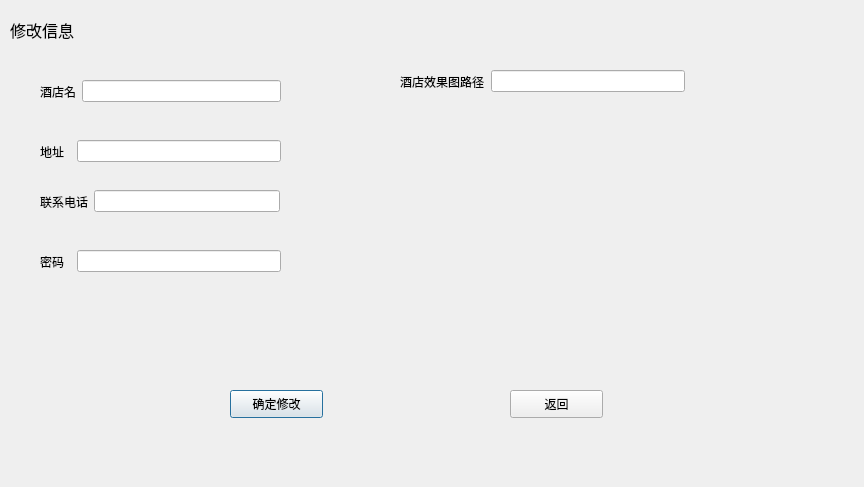
<?xml version="1.0" encoding="UTF-8"?>
<ui version="4.0">
 <class>hotupdate</class>
 <widget class="QDialog" name="hotupdate">
  <property name="geometry">
   <rect>
    <x>0</x>
    <y>0</y>
    <width>864</width>
    <height>487</height>
   </rect>
  </property>
  <property name="windowTitle">
   <string>Dialog</string>
  </property>
  <widget class="QLabel" name="label">
   <property name="geometry">
    <rect>
     <x>10</x>
     <y>10</y>
     <width>91</width>
     <height>41</height>
    </rect>
   </property>
   <property name="text">
    <string>&lt;html&gt;&lt;head/&gt;&lt;body&gt;&lt;p&gt;&lt;span style=&quot; font-size:12pt;&quot;&gt;修改信息&lt;/span&gt;&lt;/p&gt;&lt;/body&gt;&lt;/html&gt;</string>
   </property>
  </widget>
  <widget class="QPushButton" name="hotchange">
   <property name="geometry">
    <rect>
     <x>230</x>
     <y>390</y>
     <width>93</width>
     <height>28</height>
    </rect>
   </property>
   <property name="text">
    <string>确定修改</string>
   </property>
  </widget>
  <widget class="QPushButton" name="changebck">
   <property name="geometry">
    <rect>
     <x>510</x>
     <y>390</y>
     <width>93</width>
     <height>28</height>
    </rect>
   </property>
   <property name="text">
    <string>返回</string>
   </property>
  </widget>
  <widget class="QWidget" name="layoutWidget">
   <property name="geometry">
    <rect>
     <x>40</x>
     <y>140</y>
     <width>241</width>
     <height>23</height>
    </rect>
   </property>
   <layout class="QHBoxLayout" name="horizontalLayout">
    <item>
     <widget class="QLabel" name="label_5">
      <property name="text">
       <string>地址  </string>
      </property>
     </widget>
    </item>
    <item>
     <widget class="QLineEdit" name="address"/>
    </item>
   </layout>
  </widget>
  <widget class="QWidget" name="layoutWidget1">
   <property name="geometry">
    <rect>
     <x>40</x>
     <y>80</y>
     <width>241</width>
     <height>23</height>
    </rect>
   </property>
   <layout class="QHBoxLayout" name="horizontalLayout_2">
    <item>
     <widget class="QLabel" name="label_2">
      <property name="text">
       <string>酒店名</string>
      </property>
     </widget>
    </item>
    <item>
     <widget class="QLineEdit" name="name"/>
    </item>
   </layout>
  </widget>
  <widget class="QWidget" name="layoutWidget2">
   <property name="geometry">
    <rect>
     <x>40</x>
     <y>250</y>
     <width>241</width>
     <height>23</height>
    </rect>
   </property>
   <layout class="QHBoxLayout" name="horizontalLayout_3">
    <item>
     <widget class="QLabel" name="label_4">
      <property name="text">
       <string>密码  </string>
      </property>
     </widget>
    </item>
    <item>
     <widget class="QLineEdit" name="passward"/>
    </item>
   </layout>
  </widget>
  <widget class="QWidget" name="layoutWidget3">
   <property name="geometry">
    <rect>
     <x>40</x>
     <y>190</y>
     <width>240</width>
     <height>23</height>
    </rect>
   </property>
   <layout class="QHBoxLayout" name="horizontalLayout_4">
    <item>
     <widget class="QLabel" name="label_3">
      <property name="text">
       <string>联系电话</string>
      </property>
     </widget>
    </item>
    <item>
     <widget class="QLineEdit" name="telephone"/>
    </item>
   </layout>
  </widget>
  <widget class="QWidget" name="">
   <property name="geometry">
    <rect>
     <x>400</x>
     <y>70</y>
     <width>285</width>
     <height>23</height>
    </rect>
   </property>
   <layout class="QHBoxLayout" name="horizontalLayout_5">
    <item>
     <widget class="QLabel" name="label_6">
      <property name="text">
       <string>酒店效果图路径</string>
      </property>
     </widget>
    </item>
    <item>
     <widget class="QLineEdit" name="hotelphotoadd"/>
    </item>
   </layout>
  </widget>
 </widget>
 <resources/>
 <connections/>
</ui>
